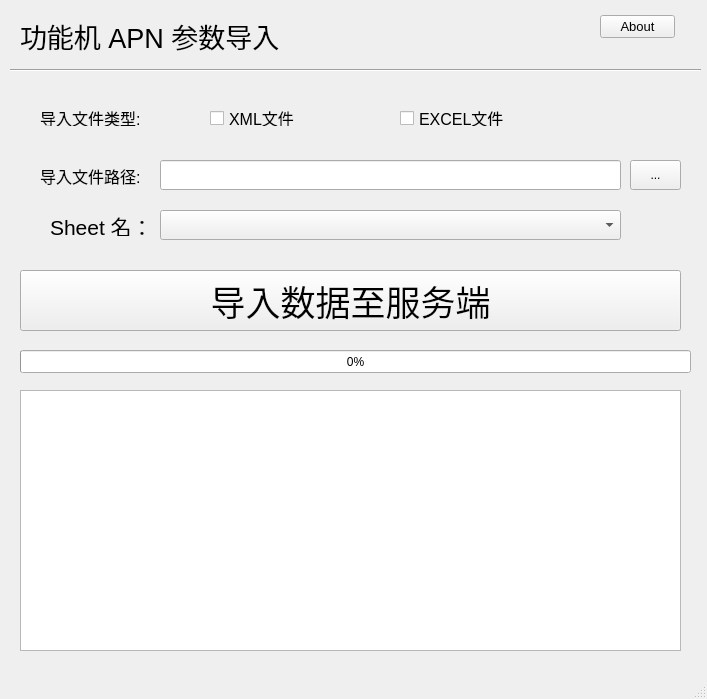
<?xml version="1.0" encoding="UTF-8"?>
<ui version="4.0">
 <class>MainWindow</class>
 <widget class="QMainWindow" name="MainWindow">
  <property name="geometry">
   <rect>
    <x>0</x>
    <y>0</y>
    <width>707</width>
    <height>699</height>
   </rect>
  </property>
  <property name="windowTitle">
   <string>FunctionMobileAPNImport</string>
  </property>
  <widget class="QWidget" name="centralwidget">
   <widget class="QLabel" name="label">
    <property name="geometry">
     <rect>
      <x>20</x>
      <y>-20</y>
      <width>561</width>
      <height>111</height>
     </rect>
    </property>
    <property name="font">
     <font>
      <pointsize>20</pointsize>
     </font>
    </property>
    <property name="text">
     <string>功能机 APN 参数导入</string>
    </property>
   </widget>
   <widget class="QPushButton" name="pushButton_about">
    <property name="geometry">
     <rect>
      <x>600</x>
      <y>15</y>
      <width>75</width>
      <height>23</height>
     </rect>
    </property>
    <property name="font">
     <font>
      <pointsize>10</pointsize>
     </font>
    </property>
    <property name="text">
     <string>About</string>
    </property>
   </widget>
   <widget class="QLabel" name="label_path">
    <property name="geometry">
     <rect>
      <x>40</x>
      <y>155</y>
      <width>111</width>
      <height>41</height>
     </rect>
    </property>
    <property name="font">
     <font>
      <pointsize>12</pointsize>
     </font>
    </property>
    <property name="text">
     <string>导入文件路径:</string>
    </property>
   </widget>
   <widget class="QLineEdit" name="lineEdit_path">
    <property name="geometry">
     <rect>
      <x>160</x>
      <y>160</y>
      <width>461</width>
      <height>30</height>
     </rect>
    </property>
   </widget>
   <widget class="QToolButton" name="toolButton_path">
    <property name="geometry">
     <rect>
      <x>630</x>
      <y>160</y>
      <width>51</width>
      <height>30</height>
     </rect>
    </property>
    <property name="text">
     <string>...</string>
    </property>
   </widget>
   <widget class="QPushButton" name="pushButton_import">
    <property name="geometry">
     <rect>
      <x>20</x>
      <y>270</y>
      <width>661</width>
      <height>61</height>
     </rect>
    </property>
    <property name="font">
     <font>
      <pointsize>26</pointsize>
     </font>
    </property>
    <property name="text">
     <string>导入数据至服务端</string>
    </property>
   </widget>
   <widget class="QLabel" name="label_sheet">
    <property name="geometry">
     <rect>
      <x>50</x>
      <y>215</y>
      <width>101</width>
      <height>21</height>
     </rect>
    </property>
    <property name="font">
     <font>
      <pointsize>16</pointsize>
     </font>
    </property>
    <property name="text">
     <string>Sheet 名：</string>
    </property>
   </widget>
   <widget class="QComboBox" name="comboBox">
    <property name="enabled">
     <bool>true</bool>
    </property>
    <property name="geometry">
     <rect>
      <x>160</x>
      <y>210</y>
      <width>461</width>
      <height>30</height>
     </rect>
    </property>
    <property name="editable">
     <bool>false</bool>
    </property>
   </widget>
   <widget class="QProgressBar" name="progressBar">
    <property name="geometry">
     <rect>
      <x>20</x>
      <y>350</y>
      <width>671</width>
      <height>23</height>
     </rect>
    </property>
    <property name="value">
     <number>0</number>
    </property>
   </widget>
   <widget class="QListView" name="listView">
    <property name="geometry">
     <rect>
      <x>20</x>
      <y>390</y>
      <width>661</width>
      <height>261</height>
     </rect>
    </property>
   </widget>
   <widget class="Line" name="line">
    <property name="geometry">
     <rect>
      <x>10</x>
      <y>60</y>
      <width>691</width>
      <height>20</height>
     </rect>
    </property>
    <property name="orientation">
     <enum>Qt::Horizontal</enum>
    </property>
   </widget>
   <widget class="QCheckBox" name="checkBox_xml">
    <property name="geometry">
     <rect>
      <x>210</x>
      <y>110</y>
      <width>111</width>
      <height>16</height>
     </rect>
    </property>
    <property name="font">
     <font>
      <family>Arial</family>
      <pointsize>12</pointsize>
      <weight>50</weight>
      <bold>false</bold>
     </font>
    </property>
    <property name="text">
     <string>XML文件</string>
    </property>
   </widget>
   <widget class="QCheckBox" name="checkBox_excel">
    <property name="geometry">
     <rect>
      <x>400</x>
      <y>110</y>
      <width>131</width>
      <height>16</height>
     </rect>
    </property>
    <property name="font">
     <font>
      <family>Arial</family>
      <pointsize>12</pointsize>
      <italic>false</italic>
     </font>
    </property>
    <property name="text">
     <string>EXCEL文件</string>
    </property>
   </widget>
   <widget class="QLabel" name="label_2">
    <property name="geometry">
     <rect>
      <x>40</x>
      <y>110</y>
      <width>111</width>
      <height>16</height>
     </rect>
    </property>
    <property name="font">
     <font>
      <family>Arial</family>
      <pointsize>12</pointsize>
     </font>
    </property>
    <property name="text">
     <string>导入文件类型:</string>
    </property>
   </widget>
  </widget>
  <widget class="QMenuBar" name="menubar">
   <property name="geometry">
    <rect>
     <x>0</x>
     <y>0</y>
     <width>707</width>
     <height>23</height>
    </rect>
   </property>
  </widget>
  <widget class="QStatusBar" name="statusbar"/>
 </widget>
 <resources/>
 <connections/>
</ui>
